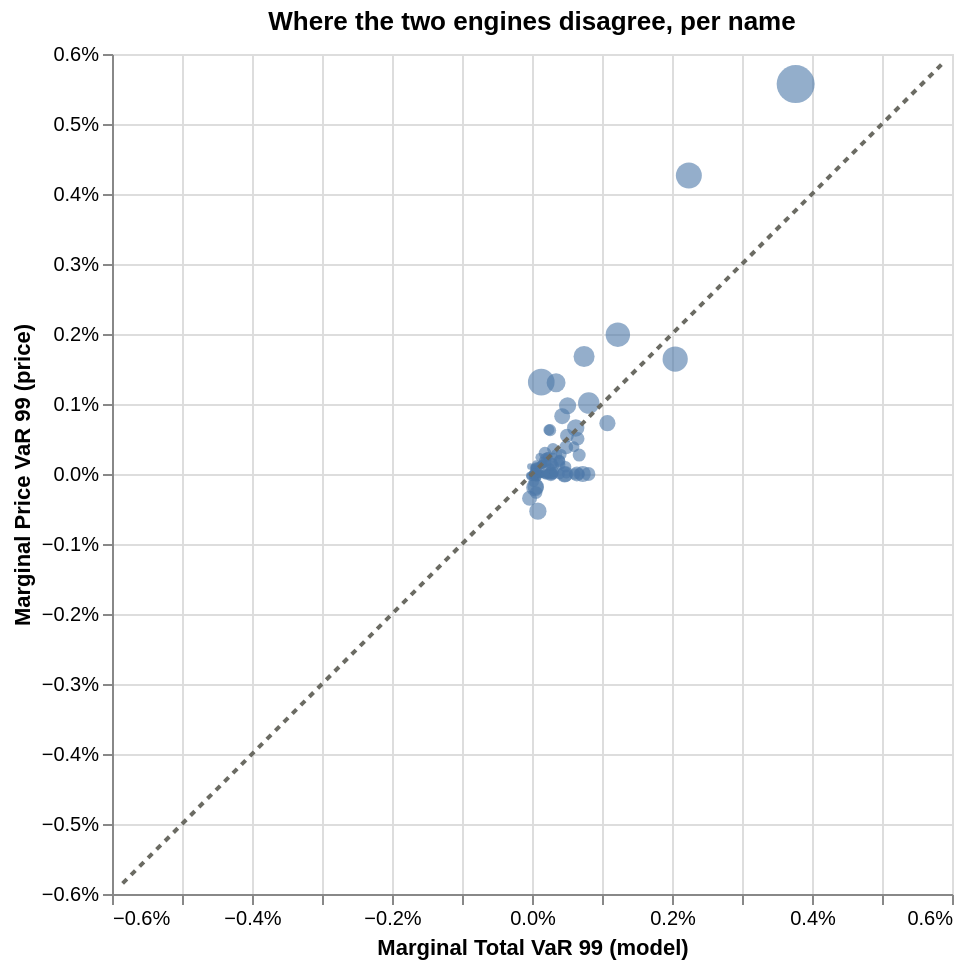

Notebook code for this chart:
### Code cell
# ── Model vs Price · per-name marginals (the lens's scatter) ───────────────────────────────
# Marginal Total VaR (model) vs Marginal Price VaR (raw tape), both Euler tail-day
# contributions summing to their book totals — like-for-like per name. Dot size = 13F weight;
# the diagonal is agreement. Off-diagonal names are where the two engines tell different
# stories (cross-check the disagreements table above).
sc = dis.copy()
sc["Weight"] = sc["Position"].map(held).fillna(0.0)
pts = alt.Chart(sc).mark_circle(opacity=0.6).encode(
    x=alt.X("Marginal Total VaR 99:Q", axis=alt.Axis(format="%"), title="Marginal Total VaR 99 (model)"),
    y=alt.Y("Marginal Price VaR 99:Q", axis=alt.Axis(format="%"), title="Marginal Price VaR 99 (price)"),
    size=alt.Size("Weight:Q", legend=None),
    tooltip=["Ticker", alt.Tooltip("Marginal Total VaR 99", format=".3%"),
             alt.Tooltip("Marginal Price VaR 99", format=".3%"), alt.Tooltip("Weight", format=".2%")],
)
lim = float(pd.concat([sc["Marginal Total VaR 99"], sc["Marginal Price VaR 99"]]).abs().max()) * 1.05
diag = alt.Chart(pd.DataFrame({"v": [-lim, lim]})).mark_line(strokeDash=[3, 3], color="#6b6b63").encode(x="v:Q", y="v:Q")
(pts + diag).properties(width=420, height=420, title="Where the two engines disagree, per name")

### Figure 1 — Vega-Lite specification as saved in the notebook (floating-point values rounded to 4 significant figures; data arrays with more than 128 entries replaced by an {"elided": "..."} marker saying what was removed)
{"config": {"view": {"continuousWidth": 300, "continuousHeight": 300}}, "layer": [{"data": {"name": "data-b8e26dff2f2689983871dae7c48b05ba"}, "mark": {"type": "circle", "opacity": 0.6}, "encoding": {"size": {"field": "Weight", "legend": null, "type": "quantitative"}, "tooltip": [{"field": "Ticker", "type": "nominal"}, {"field": "Marginal Total VaR 99", "format": ".3%", "type": "quantitative"}, {"field": "Marginal Price VaR 99", "format": ".3%", "type": "quantitative"}, {"field": "Weight", "format": ".2%", "type": "quantitative"}], "x": {"axis": {"format": "%"}, "field": "Marginal Total VaR 99", "title": "Marginal Total VaR 99 (model)", "type": "quantitative"}, "y": {"axis": {"format": "%"}, "field": "Marginal Price VaR 99", "title": "Marginal Price VaR 99 (price)", "type": "quantitative"}}}, {"data": {"name": "data-2b0501d004fbfc133adff8de19d1f406"}, "mark": {"type": "line", "color": "#6b6b63", "strokeDash": [3, 3]}, "encoding": {"x": {"field": "v", "type": "quantitative"}, "y": {"field": "v", "type": "quantitative"}}}], "height": 420, "title": "Where the two engines disagree, per name", "width": 420, "$schema": "https://vega.github.io/schema/vega-lite/v6.4.1.json", "datasets": {"data-b8e26dff2f2689983871dae7c48b05ba": {"elided": "183 records"}, "data-2b0501d004fbfc133adff8de19d1f406": [{"v": -0.005848}, {"v": 0.005848}]}}
